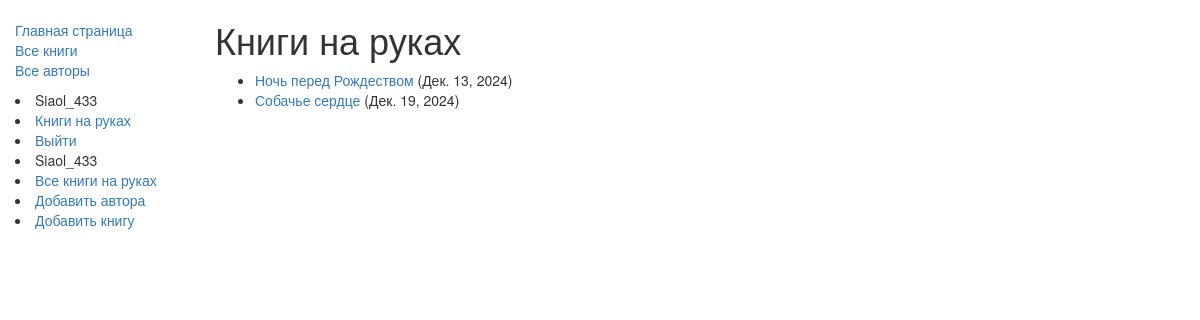
The app's page /catalog/mybooks/ (signed in) with its own data.
### catalog/models.py (models this page shows, shortened)
class BookInstance(models.Model):
    id = models.UUIDField(primary_key=True, default=uuid.uuid4,
                          help_text="Unique ID for this particular book across whole library")
    book = models.ForeignKey('Book', on_delete=models.SET_NULL, null=True)
    imprint = models.CharField(max_length=200)
    due_back = models.DateField(null=True, blank=True)
    borrower = models.ForeignKey(User, on_delete=models.SET_NULL, null=True, blank=True)
    LOAN_STATUS = (
        ('m', 'Maintenance'),
        ('o', 'On loan'),
        ('a', 'Available'),
        ('r', 'Reserved'),
    )
    status = models.CharField(max_length=1, choices=LOAN_STATUS, blank=True, default='m',
                              help_text='Book availability')
    class Meta:
        ordering = ["due_back"]
        permissions = (("can_mark_returned", "Set book as returned"),)
    @property
    def is_overdue(self):
        if self.due_back and date.today() > self.due_back:
            return True
        return False

class Book(models.Model):
    title = models.CharField(max_length=200)
    author = models.ForeignKey('Author', on_delete=models.SET_NULL, null=True)
    summary = models.TextField(max_length=1000, help_text="Enter a brief description of the book")
    isbn = models.CharField('ISBN',max_length=13, help_text='13 Character <a href="https://www.isbn-international.org/content/what-isbn">ISBN number</a>')
    genre = models.ManyToManyField(Genre, help_text="Select a genre for this book")
    def display_genre(self):
        return ', '.join([genre.name for genre in self.genre.all()[:3]])
    display_genre.short_description = 'Genre'

### catalog/views.py (the view)
class LoanedBooksByUserListView(LoginRequiredMixin,generic.ListView):
    model = BookInstance
    template_name ='catalog/bookinstance_list_borrowed_user.html'
    paginate_by = 3
    def get_queryset(self):
        return BookInstance.objects.filter(borrower=self.request.user).filter(status__exact='o').order_by('due_back')

### catalog/templates/catalog/bookinstance_list_borrowed_user.html
{% extends "base_generic.html" %}
{% block content %}
    <h1>Книги на руках</h1>
    {% if bookinstance_list %}
    <ul>
      {% for bookinst in bookinstance_list %}
      <li class="{% if bookinst.is_overdue %}text-danger{% endif %}">
        <a href="{% url 'book-detail' bookinst.book.pk %}">{{bookinst.book.title}}</a> ({{ bookinst.due_back }})
      </li>
      {% endfor %}
    </ul>
    {% else %}
      <p>Книг на руках нету.</p>
    {% endif %}
{% endblock %}

### catalog/templates/base_generic.html (shortened to what this page needs)
<!doctype html>
<html lang="en">
  <head>
    <link rel="stylesheet" href="https://maxcdn.bootstrapcdn.com/bootstrap/3.3.7/css/bootstrap.min.css" />
    {% load static %}
    <link rel="stylesheet" href="{% static 'css/styles.css' %}" />
  </head>
  <body>
    <div class="container-fluid">
      <div class="row">
        <div class="col-sm-2">
          {% block sidebar %}
            <ul class="sidebar-nav">
              <li><a href="{% url 'index' %}">Главная страница</a></li>
              <li><a href="{% url 'books' %}">Все книги</a></li>
              <li><a href="{% url 'authors' %}">Все авторы</a></li>
            </ul>
          {% endblock %}
        {% if user.is_authenticated %}
            <li>{{ user.get_username }}</li>
            <li><a href="{% url 'my-borrowed' %}">Книги на руках</a></li>
            <li><a href="{% url 'logout'%}?next={{request.path}}">Выйти</a></li>
        {% else %}
        <li><a href="{% url 'login'%}?next={{request.path}}">Войти</a></li>
       {% endif %}
        {% if perms.catalog.can_mark_returned %}
          <li>{{ user.get_username }}</li>
          <li><a href="{% url 'all-borrowed' %}">Все книги на руках</a></li>
          <li><a href="{% url 'author_create' %}">Добавить автора</a></li>
          <li><a href="{% url 'book_create' %}">Добавить книгу</a></li>
        {% endif %}
        </div>
          <div class="col-sm-10 ">
              {% block content %}{% endblock %}
          </div>
      </div>
    </div>
  </body>
</html>

### catalog/static/css/styles.css (style rules this page uses)
.sidebar-nav { margin-top: 20px; padding: 0; list-style: none; }

### records on screen
BookInstance: book "Ночь перед Рождеством", due_back "Дек. 13, 2024"
BookInstance: book "Собачье сердце", due_back "Дек. 19, 2024"

### other values on screen
{{ user.get_username }} "Siaol_433"
